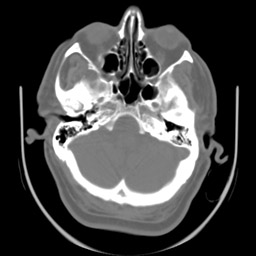
#> input picture dataset/dataSeg/ct-02.jpg, 256 x 256 px, found by its file name; the run also reads 1 picture not shown here
$ jupyter execute --allow-errors 'Segmentação_por_Crescimento_de_Regiões_Parte_1.ipynb'   (shell and % lines are left out)   (older library calls are emulated)
#> lines starting #> are read from the running program, lines starting #| are printed output that depends on the picture; after the words box and inside, x2 and y2 are one past the last pixel; in counts of white or black regions, pixels touching at a corner belong together
### PDI/Watershed.py
import numpy as np
from collections import deque

# Implementation of:
# Pierre Soille, Luc M. Vincent, "Determining watersheds in digital pictures via
# flooding simulations", Proc. SPIE 1360, Visual Communications and Image Processing
# '90: Fifth in a Series, (1 September 1990); doi: 10.1117/12.24211;
# http://dx.doi.org/10.1117/12.24211
class Watershed(object):
   MASK = -2
   WSHD = 0
   INIT = -1
   INQE = -3

   def __init__(self, levels = 256):
      self.levels = levels

   # Neighbour (coordinates of) pixels, including the given pixel.
   def _get_neighbors(self, height, width, pixel):
      return np.mgrid[
         max(0, pixel[0] - 1):min(height, pixel[0] + 2),
         max(0, pixel[1] - 1):min(width, pixel[1] + 2)
      ].reshape(2, -1).T

   def apply(self, image):
      current_label = 0
      flag = False
      fifo = deque()

      height, width = image.shape
      total = height * width
      labels = np.full((height, width), self.INIT, np.int32)

      reshaped_image = image.reshape(total)
      # [y, x] pairs of pixel coordinates of the flattened image.
      pixels = np.mgrid[0:height, 0:width].reshape(2, -1).T
      # Coordinates of neighbour pixels for each pixel.
      neighbours = np.array([self._get_neighbors(height, width, p) for p in pixels])
      if len(neighbours.shape) == 3:
         # Case where all pixels have the same number of neighbours.
         neighbours = neighbours.reshape(height, width, -1, 2)
      else:
         # Case where pixels may have a different number of pixels.
         neighbours = neighbours.reshape(height, width)

      indices = np.argsort(reshaped_image)
      sorted_image = reshaped_image[indices]
      sorted_pixels = pixels[indices]

      # self.levels evenly spaced steps from minimum to maximum.
      levels = np.linspace(sorted_image[0], sorted_image[-1], self.levels)
      level_indices = []
      current_level = 0

      # Get the indices that deleimit pixels with different values.
      # Changed for i in xrange(total): for the Python 3 usage:
      for i in range(total):
         if sorted_image[i] > levels[current_level]:
            # Skip levels until the next highest one is reached.
            while sorted_image[i] > levels[current_level]: current_level += 1
            level_indices.append(i)
      level_indices.append(total)

      start_index = 0
      for stop_index in level_indices:
         # Mask all pixels at the current level.
         for p in sorted_pixels[start_index:stop_index]:
            labels[p[0], p[1]] = self.MASK
            # Initialize queue with neighbours of existing basins at the current level.
            for q in neighbours[p[0], p[1]]:
               # p == q is ignored here because labels[p] < WSHD
               if labels[q[0], q[1]] >= self.WSHD:
                  labels[p[0], p[1]] = self.INQE
                  fifo.append(p)
                  break

         # Extend basins.
         while fifo:
            p = fifo.popleft()
            # Label p by inspecting neighbours.
            for q in neighbours[p[0], p[1]]:
               # Don't set lab_p in the outer loop because it may change.
               lab_p = labels[p[0], p[1]]
               lab_q = labels[q[0], q[1]]
               if lab_q > 0:
                  if lab_p == self.INQE or (lab_p == self.WSHD and flag):
                     labels[p[0], p[1]] = lab_q
                  elif lab_p > 0 and lab_p != lab_q:
                     labels[p[0], p[1]] = self.WSHD
                     flag = False
               elif lab_q == self.WSHD:
                  if lab_p == self.INQE:
                     labels[p[0], p[1]] = self.WSHD
                     flag = True
               elif lab_q == self.MASK:
                  labels[q[0], q[1]] = self.INQE
                  fifo.append(q)

         # Detect and process new minima at the current level.
         for p in sorted_pixels[start_index:stop_index]:
            # p is inside a new minimum. Create a new label.
            if labels[p[0], p[1]] == self.MASK:
               current_label += 1
               fifo.append(p)
               labels[p[0], p[1]] = current_label
               while fifo:
                  q = fifo.popleft()
                  for r in neighbours[q[0], q[1]]:
                     if labels[r[0], r[1]] == self.MASK:
                        fifo.append(r)
                        labels[r[0], r[1]] = current_label

         start_index = stop_index

      return labels

# [10 lines that do not run on import are left out]
   # plt.imshow(labels, cmap='Paired', interpolation='nearest')
   # plt.show()

### PDI/AmbrosioTortorelliMinimizer.py
#Jacob Gildenblat, 2015
#Implementation of edge preserving smoothing by minimizing with the Ambrosio-Tortorelli appoach
#AM scheme, using conjugate gradients
import cv2, scipy
import numpy as np
import sys
import scipy
from scipy.sparse.linalg import LinearOperator

class AmbrosioTortorelliMinimizer():
	def __init__(self, img, iterations = 1, solver_maxiterations = 10, tol = 0.1, alpha = 1000, beta = 0.01, epsilon = 0.01):
		self.iterations = iterations
		self.tol = tol
		self.g = np.float64(img) / np.max(img)
		self.f = self.g
		self.edges = np.zeros(img.shape)
		self.update_gradients()
		self.alpha, self.beta, self.epsilon = alpha, beta, epsilon
		self.add_const = self.beta / (4 * self.epsilon)
		self.multiply_const = self.epsilon * self.beta
		self.maxiter = solver_maxiterations

	def update_gradients(self):
		self.grad_x, self.grad_y = self.gradients(self.f)
		self.gradient_mag = np.power(self.grad_x, 2) + np.power(self.grad_y, 2)

	# [14 lines left out: functions edge_linear_operator, image_linear_operator, not called in this run]

	def solve_edges(self):
		size = self.g.shape[0]* self.g.shape[1]
		A = LinearOperator( (size, size), matvec = self.edge_linear_operator, dtype = np.float64)
		b = np.ones(size) * self.beta / (4 * self.epsilon)

		self.edges, _ = scipy.sparse.linalg.cg(A, b, tol = self.tol, maxiter = self.maxiter)
		self.edges = np.power(self.edges.reshape(*self.g.shape), 2)
		return self.edges

	# [9 lines left out: function solve_image, not called in this run]

	def minimize(self):
		for i in range(0, self.iterations):
			self.solve_edges()
			self.solve_image()

		self.edges = np.power(self.edges, 0.5)
		cv2.normalize(self.f, self.f ,0,255,cv2.NORM_MINMAX)
		cv2.normalize(self.edges, self.edges ,0,255,cv2.NORM_MINMAX)
		self.f = np.uint8(self.f)
		self.edges = 255 - np.uint8(self.edges)

		return self.f, self.edges

	def calc_grad_x(self, img):
		return cv2.filter2D(img, cv2.CV_64F, np.array([[-1, 0, 1]]))

	def calc_grad_y(self, img):
		return cv2.filter2D(img, cv2.CV_64F, np.array([[-1, 0, 1]]).T)

	def gradients(self, img):
		return self.calc_grad_x(img), self.calc_grad_y(img)


# [5 lines left out: function show_image, not called in this run]

# [16 lines that do not run on import are left out]

### PDI/Segmentação_por_Crescimento_de_Regiões_Parte_1.ipynb
<a href="https://colab.research.google.com/github/VielF/ColabProjects/blob/main/Segmenta%C3%A7%C3%A3o_por_Crescimento_de_Regi%C3%B5es_Parte_1.ipynb" target="_parent"></a>

Universidade do Vale do Itajaí<br>
Escola Politécnica<br>
Processamento Digital de Imagens

# Exercício Segmentação Clássica - Sem Deep Learning

### Tutoriais da OpenCV

- https://docs.opencv.org/master/d9/df8/tutorial_root.html
- https://www.geeksforgeeks.org/opencv-python-tutorial/

# Segmentação por Crescimento de Regiões - Parte 1

O sonho de consumo de todo aquele que desenvolve métodos de processamento de imagens é um algoritmo genérico para dividir a imagem em seus componentes. Para conseguir fazer isso, os algoritmos clássicos de segmentação baseiam-se em informação de semelhança entre os pixels e de continuidade de valores de pixels dentro da imagem (veja a minha digressão sobre *apriorismos Kantianos* na vídeoaula inicial onde eu apresento os domínios e as etapas da visão computacional), sendo provavelmente os algoritmos que de forma mais icônica incorporam o conceito de "domínio do espaço".

Infelizmente nenhum dos algoritmos clássicos de segmentação realiza esse sonho de consumo: um algoritmo clássico que se baseia unicamente na informação contida dentro da imagem necessariamente é um algoritmo que usa apenas informação de natureza *sintática*. Toda a informação que está à disposição do algoritmo de segmentação diz respeito apenas à própria natureza da *estrutura* (sintaxe) dos pixels: seus valores, suas posições relativas uns aos outros e seus padrões de variação no espaço. Como nenhum desses algoritmos incorpora a informação *semântica*, do significado de padrões de variação e organização, todos eles necessariamente vão dividir a imagem em regiões "parecidas", ignorando o fato de que um carro vermelho possui pneus pretos e faróis e para-choque prateados… Durante 50 anos da história da visão computacional, o pesadelo recorrente do desenvolvedor de algoritmos de interpretação de imagens foi o de juntar estes segmentos contendo paralama, capô, pneu, calota, para-choque, etc para formar uma imagem de um "automóvel". Na visão clássica isso só é possível de se fazer possuindo-se um *modelo* de qual é a aparência desse "automóvel". Essa informação, de caráter semântico, em muito extrapola o que um algoritmo de segmentação consegue fazer.

Tentativas de resolver esse problema através de um pós-processamento utilizando-se técnicas da Inteligência Artificial Simbólica Clássica Baseada em Modelos (*Model Based Reasoning*) fracassaram para todos os domínios de aplicação que fugiam do trivialmente simples. A visão computacional só conseguiu vencer essa barreira com o advento da Segmentação Semântica utilizando Redes Neurais de Aprendizado Profundo nos últimos anos. Vamos ver isso quando chegarmos nesse capítulo. Por enquanto, divirta-se com os algoritmos clássicos que foram o estado da arte durante quase 50 anos da história da visão computacional…

### Inicialização

## K-Means

O algoritmo tradicional de análise de cluster aplicado à segmentação de imagens: pixels semelhantes que estão em regiões vizinhas são agrupados em regiões.

[cell 1]
import matplotlib.pyplot as plt
import numpy as np
from ipywidgets import interact, interactive, interact_manual
from skimage.data import astronaut
from skimage.segmentation import slic
from skimage.segmentation import mark_boundaries
from skimage.util import img_as_float
import cv2

image = cv2.imread("/dataSeg/ct-02.jpg", cv2.IMREAD_GRAYSCALE)
#> image is the input picture: shape (256, 256); min 0, max 255, mean 70.7
#> the sliders are set to n_segments = 52, compactness = 0.55, sigma = 1.55, colormap = nipy_spectral
#image = img_as_float(img[::2, ::2])

# Este é uma variação do clássico algoritmo k-Means chamado SLIC. Leia sobre a diferença em
# https://core.ac.uk/reader/95407090
def my_k_means(n_segments, compactness, sigma, colormap):
#> the sliders are set to gradient_method = None, markers = 50, colormap = nipy_spectral
    global image
    colormap = eval('plt.cm.' + colormap)
    segments_slic = slic(image, n_segments=n_segments, compactness=compactness, sigma=sigma)

    fig, ax = plt.subplots(ncols=2, figsize=(15, 7), sharex=True, sharey=True)

    ax[0].imshow(mark_boundaries(image, segments_slic))
    ax[0].set_title('Original com limites: SLIC (k-Means)')

    ax[1].imshow(segments_slic, cmap=colormap, interpolation='nearest')
    ax[1].set_title('Segmentos: SLIC (k-Means)')

    for a in ax:
        a.set_axis_off()


    plt.tight_layout()
    plt.show()

#> (the rest of this cell did not finish here and is left out)

## Watershed

O Watershed (divisor de águas ou, em uma tradução literal, bacia hidrográfica) é um algoritmo clássico utilizado para segmentação, ou seja, para separar diferentes objetos em uma imagem.

A partir de marcadores definidos pelo usuário, o algoritmo Watershed trata os valores dos pixels como uma topografia local (elevação). O algoritmo inunda bacias a partir dos marcadores, até que bacias atribuídas a diferentes marcadores se encontrem nas linhas watershed. Em muitos casos, os marcadores são escolhidos como mínimos locais da imagem, a partir dos quais as bacias são inundadas. Uma boa explicação da Transformada Watersher é fornecida na página do Centro de Morfologia Matemática do o laboratório de processamento de imagens do MINES ParisTech: http://www.cmm.mines-paristech.fr/~beucher/wtshed.html. Theanimation below is from there:

### Implementação do Watershed com SciKit

No exemplo abaixo, dois círculos sobrepostos devem ser separados. Para fazer isso, calcula-se uma imagem que é a distância ao fundo. Os máximos desta distância (ou seja, os mínimos do oposto da distância) são escolhidos como marcadores, e a inundação das bacias a partir de tais marcadores separa os dois círculos ao longo de uma linha divisória.

[cell 2]
import numpy as np
from ipywidgets import interact, interactive, interact_manual
import cv2, scipy
from skimage import data
from skimage.color import rgb2gray
from skimage.filters import sobel
from skimage.feature import canny
from skimage.segmentation import mark_boundaries
from matplotlib import pyplot as plt
from scipy import ndimage as ndi

from skimage.segmentation import felzenszwalb, slic, quickshift, watershed

#from skimage.morphology import watershed
from skimage.feature import peak_local_max


image = cv2.imread("/dataSeg/ct-02.jpg", cv2.IMREAD_GRAYSCALE)
# shifted = cv2.pyrMeanShiftFiltering(image, 21, 51)

gradient_methods = [
    'None',
    'Sobel',
    'Canny'
]

def my_watershed(gradient_method, markers, colormap):
#> called with gradient_method = 'None', markers = 50, colormap = 'nipy_spectral'
    global image
    colormap = eval('plt.cm.' + colormap)

    if (gradient_method == 'None'):
        input_image = image
    elif (gradient_method == 'Sobel'):
        input_image = sobel(image)
    else:
        input_image = canny(image)

    # Gera os marcadores como máximos locais da distância ao fundo
    # Aplica transformação de distância euclidiana exata
    distance = ndi.distance_transform_edt(image)
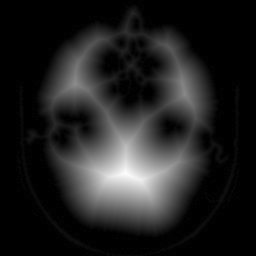
#> distance: shape (256, 256) float64; min 0, max 59.84, mean 8; drawn with min black and max white
    # A função peak_local_max retorna as coordenadas dos picos locais (máximos) em uma imagem.
    # Um filtro máximo é usado para encontrar máximos locais. Esta operação dilata o original
    # imagem e mescla máximos locais vizinhos mais próximos do que o tamanho da dilatação.
    # Coordenadas onde a imagem original é igual à imagem dilatada são retornadas como máximos locais.
    local_maxi = peak_local_max(distance, indices=False, footprint=np.ones((8,8)), labels=image, min_distance=20)
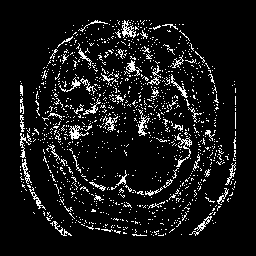
#> local_maxi: shape (256, 256) bool; 8.6% white in thin lines or dots, all inside (x1, y1, x2, y2) = (20, 20, 236, 236)
    # Pegue o número...
    #markers = ndi.label(local_maxi)[0]
    #labels = watershed(-distance, markers, mask=image)
    labels = watershed(input_image, markers=markers, connectivity=1, compactness=0.0, watershed_line=True)
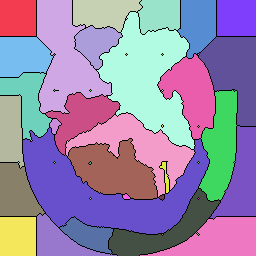
#> labels: shape (256, 256) int64; 50 distinct labels, from 0 to 49; one colour per label, 0 black

    fig, axes = plt.subplots(ncols=3, figsize=(20, 7), sharex=True, sharey=True)
    ax = axes.ravel()

    ax[0].imshow((mark_boundaries(image, labels)), cmap=plt.cm.gray)
    ax[0].set_title('Original with Boundaries')
    if (gradient_method == 'None'):
        #ax[1].imshow(distance, cmap=plt.cm.gray, interpolation='nearest')
        ax[1].imshow(distance, cmap=plt.cm.gray)
        ax[1].set_title('Distances')
        # Plot the local maxima...
        ax[1].autoscale(False)
        ax[1].plot(local_maxi[:, 1], local_maxi[:, 0], 'r.')
    else:
        ax[1].imshow(input_image, cmap=plt.cm.gray)
        ax[1].set_title(gradient_method)

    ax[2].imshow(labels, cmap=colormap, interpolation='nearest')
    ax[2].set_title('Regions')

    for a in ax:
        a.set_axis_off()

    fig.tight_layout()
    plt.show()
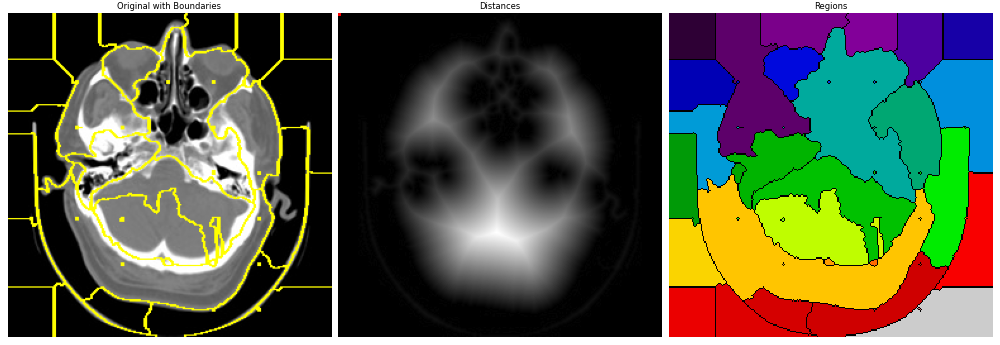
#> figure drawn by matplotlib, 3 panels
#> the sliders are set to colormap = nipy_spectral

interact_manual(my_watershed, gradient_method=gradient_methods, markers = (0, 100), colormap = ['nipy_spectral', 'hot', 'magma', 'seismic'])

### Watershed alterativo

Esta é a implementação um tanto minimalista de Martin Zurowietz de ***Pierre Soille, Luc M. Vincent***, *"Determining watersheds in digital pictures via flooding simulations"*, Proc. SPIE 1360, Visual Communications and Image Processing'90: Fifth in a Series, (1 September 1990); doi: 10.1117/12.24211; http://dx.doi.org/10.1117/12.24211. O código original está em https://github.com/mzur/watershed. Em contraste com [`skimage.morphology.watershed`](http://scikit-image.org/docs/dev/api/skimage.morphology.html#skimage.morphology.watershed) e [`cv2.watershed`](https://opencv-python-tutroals.readthedocs.io/en/latest/py_tutorials/py_imgproc/py_watershed/py_watershed.html) this implementation does not use marker seeds.

[cell 3]
# Faça isso uma vez (ou sempre que reiniciar o kernel se estiver usando o Colab)
# O código abaixo baixa a versão Python 3 armazenada em meu espelho
# parâmetros wget:
# --backups=1 : renomeia o arquivo original com o sufixo .1 e grava o novo arquivo no nome de arquivo pretendido
# -q : execute silenciosamente, a menos que haja um erro

[cell 4]
from ipywidgets import interact, interactive, interact_manual
import sys
import numpy as np
from PIL import Image
import matplotlib.pyplot as plt
#from scipy.misc import imsave
from Watershed import *

def my_alt_watershed(colormap):
    colormap = eval('plt.cm.' + colormap)
    w = Watershed()
    image = Image.open("/dataSeg/ct-02.jpg")
    npArray = np.array(image)
    labels = w.apply(npArray)
    fig, axes = plt.subplots(ncols=2, figsize=(20, 8), sharex=True, sharey=True)
    ax = axes.ravel()
    ax[0].imshow(image)
    ax[0].set_title('Original')

    # Plotar regiões usando o mapa de cores selecionado...
    ax[1].imshow(labels, cmap=colormap, interpolation='nearest')
    ax[1].set_title('Regions')
    for a in ax:
        a.set_axis_off()
    fig.tight_layout()
    plt.show()

# Esta implementação não possui parâmetros e nem interação!
#> (the rest of this cell did not finish here and is left out)

### Watershed in OpenCV

Watershed na OpenCV não é melhor do que no Skimage e depende fortemente de uma seleção prévia de pontos de propagação que não podem ser selecionados simplesmente executando um algoritmo de detecção de borda. Isto não é conveniente. No entanto, muitas pessoas oferecem variações do exemplo original no documento OpenCV. Aqui estão alguns:
- https://www.pyimagesearch.com/2015/11/02/watershed-opencv/
- https://docs.opencv.org/3.3.1/d3/db4/tutorial_py_watershed.html
- https://stackoverflow.com/questions/11294859/how-to-define-the-markers-for-watershed-in-opencv

Repetiremos o exemplo padrão usando moedas e marcadores. O código utilizado é inspirado na versão de Adrian Rosebrock (acima) disponível em pyImageSearch. Observe que os contornos "mágicos" finais são dados com a suposição de que os objetos são redondos, o que é algo que você não deve tentar....

[cell 5]
import matplotlib.pyplot as plt
from skimage.feature import peak_local_max
from skimage.segmentation import watershed
from scipy import ndimage
import cv2
import imutils
import copy

# carrega a imagem e execute a filtragem de deslocamento médio da pirâmide
# para ajudar na etapa de limiarização
#image = cv2.imread("/dataSeg/coins-01.jpg")
image = cv2.cvtColor(image, cv2.COLOR_BGR2RGB)

shifted = cv2.pyrMeanShiftFiltering(image, 21, 51)
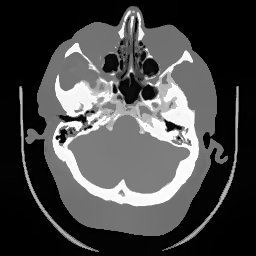
#> shifted: shape (256, 256, 3); min 0, max 253, mean 70.3

# converta a imagem de deslocamento médio em escala de cinza e aplique
# Limiar de Otsu
gray = cv2.cvtColor(shifted, cv2.COLOR_BGR2GRAY)
thresh = cv2.threshold(gray, 0, 255, cv2.THRESH_BINARY | cv2.THRESH_OTSU)[1]
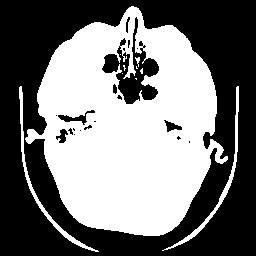
#> thresh: shape (256, 256); 46.5% white; 10 white regions (6 under 20 px), largest, box (x1, y1, x2, y2) and area: (25, 6, 228, 236) 29102, (19, 86, 99, 252) 680, (162, 86, 239, 251) 665, (135, 57, 140, 67) 24
# Como neste caso o fundo é mais claro que as moedas, você terá que inverter a imagem do limite
thresh = cv2.bitwise_not(thresh)
#> thresh: shape (256, 256); 53.5% white; 10 black regions (6 under 20 px)

# encontrar contornos na imagem com limite
cnts = cv2.findContours(thresh.copy(), cv2.RETR_EXTERNAL, cv2.CHAIN_APPROX_SIMPLE)
#> cnts = 1 contour; box (x1, y1, x2, y2) and area: (0, 0, 256, 256) 65025
cnts = imutils.grab_contours(cnts)
#> cnts = [[[0, 0], [0, 255], [255, 255], [255, 0]]]
print("[INFO] {} unique contours found".format(len(cnts)))
#| [INFO] 1 unique contours found

contours = copy.deepcopy(image)
# percorrer os contornos
for (i, c) in enumerate(cnts):
    # desenhe o contorno
    ((x, y), _) = cv2.minEnclosingCircle(c)
    cv2.putText(contours, "#{}".format(i + 1), (int(x) - 10, int(y)), cv2.FONT_HERSHEY_SIMPLEX, 0.6, (0, 0, 255), 2)
    cv2.drawContours(contours, [c], -1, (0, 255, 0), 2)
#> this loop made 1 pass
#> (c, x, y) on pass 1: ([[0, 0], [0, 255], [255, 255], [255, 0]], 127.5, 127.5)
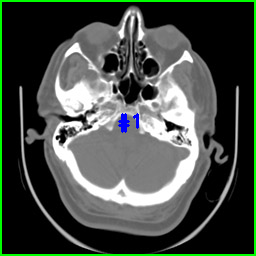
#> contours: shape (256, 256, 3); 3.4% of pixels changed, all inside (x1, y1, x2, y2) = (0, 0, 256, 256)

# Pré-cálculos Watershed
# calcule a distância euclidiana exata de cada pixel binário até o pixel zero mais próximo e, em seguida, encontre picos neste mapa de distância
D = ndimage.distance_transform_edt(thresh)
localMax = peak_local_max(D, indices=False, min_distance=20, labels=thresh)
#> (the rest of the program and of its run is left out)
